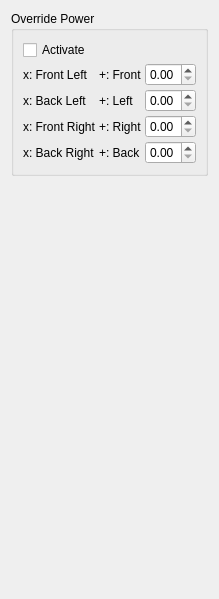
       <widget class="QWidget" name="tab_12">
        <attribute name="icon">
         <iconset resource="resources.qrc">
          <normaloff>:/models/Icons/Drone-96.png</normaloff>:/models/Icons/Drone-96.png</iconset>
        </attribute>
        <attribute name="title">
         <string/>
        </attribute>
        <attribute name="toolTip">
         <string>Tests</string>
        </attribute>
        <layout class="QVBoxLayout" name="verticalLayout_10">
         <item>
          <widget class="QGroupBox" name="groupBox_3">
           <property name="sizePolicy">
            <sizepolicy hsizetype="Preferred" vsizetype="Fixed">
             <horstretch>0</horstretch>
             <verstretch>0</verstretch>
            </sizepolicy>
           </property>
           <property name="title">
            <string>Override Power</string>
           </property>
           <layout class="QGridLayout" name="gridLayout_7">
            <property name="spacing">
             <number>3</number>
            </property>
            <item row="0" column="0">
             <widget class="QCheckBox" name="overrideActiveBox">
              <property name="text">
               <string>Activate</string>
              </property>
             </widget>
            </item>
            <item row="1" column="0">
             <widget class="QLabel" name="label">
              <property name="text">
               <string>x: Front Left</string>
              </property>
             </widget>
            </item>
            <item row="1" column="1">
             <widget class="QLabel" name="label_5">
              <property name="text">
               <string>+: Front</string>
              </property>
             </widget>
            </item>
            <item row="1" column="2">
             <widget class="QDoubleSpinBox" name="overriderMotorFlFBox">
              <property name="sizePolicy">
               <sizepolicy hsizetype="MinimumExpanding" vsizetype="Fixed">
                <horstretch>0</horstretch>
                <verstretch>0</verstretch>
               </sizepolicy>
              </property>
              <property name="maximum">
               <double>1.000000000000000</double>
              </property>
              <property name="singleStep">
               <double>0.010000000000000</double>
              </property>
             </widget>
            </item>
            <item row="2" column="0">
             <widget class="QLabel" name="label_2">
              <property name="text">
               <string>x: Back Left</string>
              </property>
             </widget>
            </item>
            <item row="2" column="1">
             <widget class="QLabel" name="label_6">
              <property name="text">
               <string>+: Left</string>
              </property>
             </widget>
            </item>
            <item row="2" column="2">
             <widget class="QDoubleSpinBox" name="overriderMotorBlLBox">
              <property name="sizePolicy">
               <sizepolicy hsizetype="MinimumExpanding" vsizetype="Fixed">
                <horstretch>0</horstretch>
                <verstretch>0</verstretch>
               </sizepolicy>
              </property>
              <property name="maximum">
               <double>1.000000000000000</double>
              </property>
              <property name="singleStep">
               <double>0.010000000000000</double>
              </property>
             </widget>
            </item>
            <item row="3" column="0">
             <widget class="QLabel" name="label_3">
              <property name="text">
               <string>x: Front Right</string>
              </property>
             </widget>
            </item>
            <item row="3" column="1">
             <widget class="QLabel" name="label_7">
              <property name="text">
               <string>+: Right</string>
              </property>
             </widget>
            </item>
            <item row="3" column="2">
             <widget class="QDoubleSpinBox" name="overriderMotorFrRBox">
              <property name="sizePolicy">
               <sizepolicy hsizetype="MinimumExpanding" vsizetype="Fixed">
                <horstretch>0</horstretch>
                <verstretch>0</verstretch>
               </sizepolicy>
              </property>
              <property name="maximum">
               <double>1.000000000000000</double>
              </property>
              <property name="singleStep">
               <double>0.010000000000000</double>
              </property>
             </widget>
            </item>
            <item row="4" column="0">
             <widget class="QLabel" name="label_4">
              <property name="text">
               <string>x: Back Right</string>
              </property>
             </widget>
            </item>
            <item row="4" column="1">
             <widget class="QLabel" name="label_8">
              <property name="text">
               <string>+: Back</string>
              </property>
             </widget>
            </item>
            <item row="4" column="2">
             <widget class="QDoubleSpinBox" name="overriderMotorBrBBox">
              <property name="sizePolicy">
               <sizepolicy hsizetype="MinimumExpanding" vsizetype="Fixed">
                <horstretch>0</horstretch>
                <verstretch>0</verstretch>
               </sizepolicy>
              </property>
              <property name="maximum">
               <double>1.000000000000000</double>
              </property>
              <property name="singleStep">
               <double>0.010000000000000</double>
              </property>
             </widget>
            </item>
           </layout>
          </widget>
         </item>
         <item>
          <spacer name="verticalSpacer_7">
           <property name="orientation">
            <enum>Qt::Vertical</enum>
           </property>
           <property name="sizeHint" stdset="0">
            <size>
             <width>20</width>
             <height>412</height>
            </size>
           </property>
          </spacer>
         </item>
        </layout>
       </widget>
